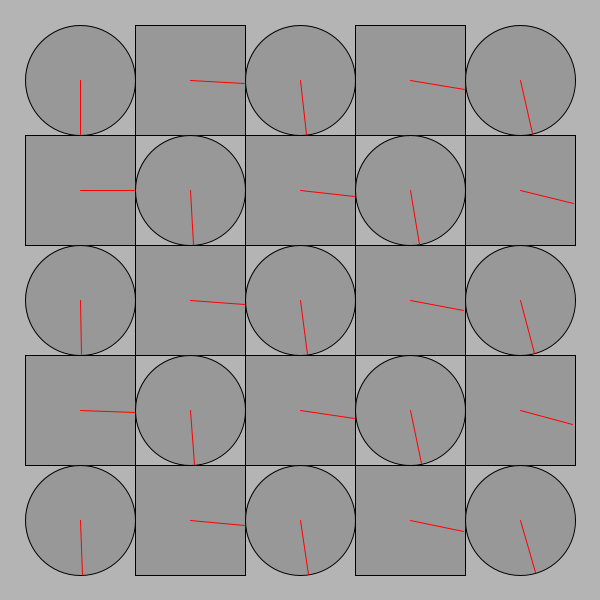
Frame 1 (no input)
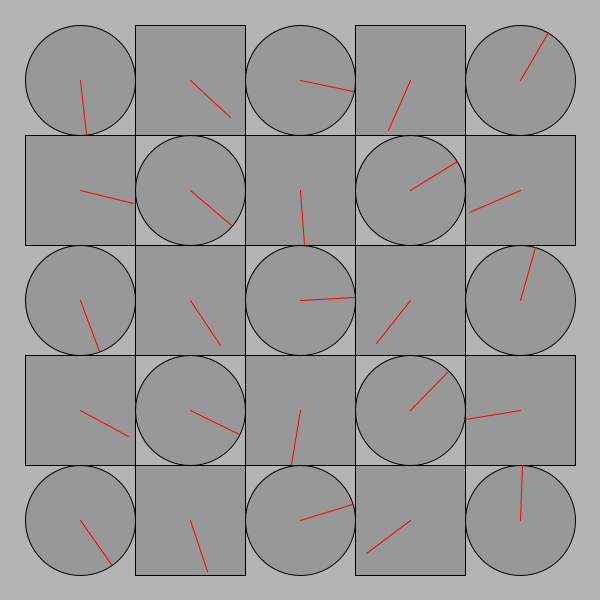
Frame 60 (the mouse pressed at the canvas centre just before this capture)
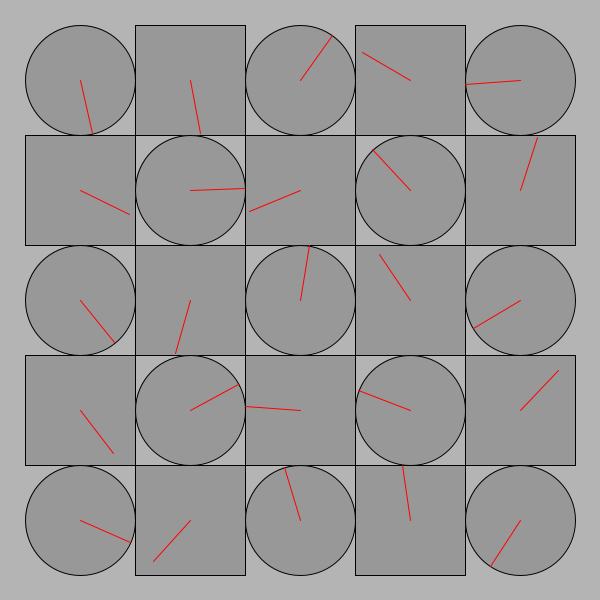
Frame 120 (the mouse held since frame 60 and released just before this capture)

The Processing sketch that drew these frames (run headless with seeded random() and noise(); from frame 60 on, the mouse is pressed at the canvas centre):

// Processing sketch: processing_150663
// ── processing_150663.pde

/*
 * Creative Coding
 * Week 2, 04 - The Clocks
 * by Indae Hwang and Jon McCormack
 * Copyright (c) 2014 Monash University
 *
 * This program draws a grid of circular "clocks", whose hands move according to the elasped time.
 * The higher the clock number the faster it moves, the first clock takes 1 min to go all the way around.
 * The function "movingCircle" is used to draw each clock. It is passed the position, size and hand angle
 * as arguments.
 * 
 */

void setup() {
  size(600, 600);
  background(180);
  rectMode(CENTER);
  noStroke();
}


void draw() {
  background(180);
  noStroke();

  int num = 5;
  int margin = 80;

  float gutter = 0; //distance between each cell
  float cellsize = ( width - (2 * margin) - gutter * (num - 1) ) / (num - 1);

  int circleNumber = 0; // counter

  for (int i=0; i<num; i++) {
    for (int j=0; j<num; j++) {
      ++circleNumber;

      float tx = margin + cellsize * i + gutter * i;
      float ty = margin + cellsize * j + gutter * j;
      
      if(circleNumber % 2 != 0)
      {
        movingCircle(tx, ty, cellsize, circleNumber * TWO_PI * millis() / 60000.0);
      }
      else
      {
        movingCircle2(tx, ty, cellsize, circleNumber * TWO_PI * millis() / 60000.0);
      }
    }
  }
}//end of draw 


void movingCircle(float x, float y, float size, float angle) {

  // calculate endpoint of the line
  float tempX = x + (size / 2) * sin(angle);
  float tempY = y + (size / 2) * cos(angle);

  stroke(0);
  strokeWeight(1);
  fill(140, 180);
  ellipse(x, y, size, size); // circle

  stroke(255, 0, 0);
  line(x, y, tempX, tempY); // red line
}

void movingCircle2(float x, float y, float size, float angle) {

  // calculate endpoint of the line
  float tempX = x + (size / 2) * cos(angle);
  float tempY = y + (size / 2) * sin(angle);

  stroke(0);
  strokeWeight(1);
  fill(140, 180);
  rect(x, y, size, size); // circle

  stroke(255, 0, 0);
  line(x, y, tempX, tempY); // red line
}
